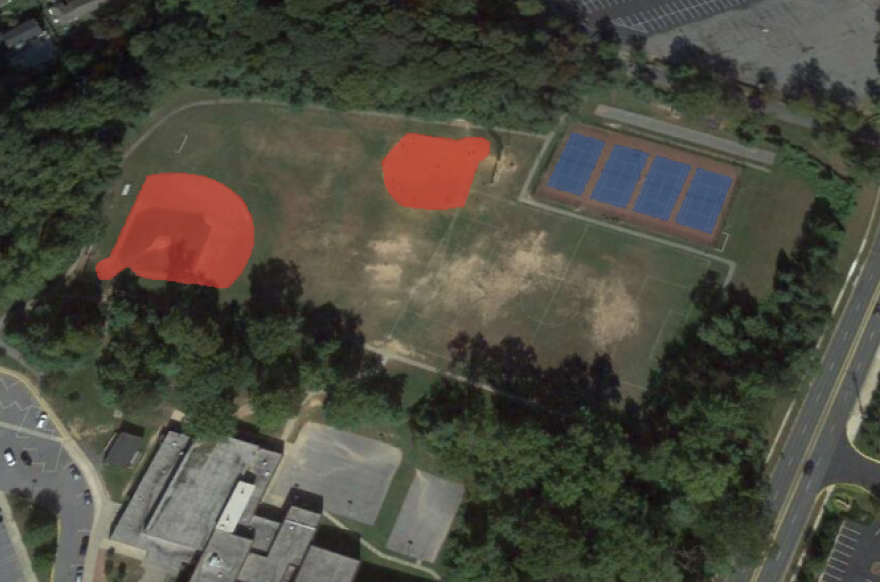
#> input picture images/0.png, 880 x 582 px
$ python -i utils.py   (imports and definitions only)   (older library calls are emulated)
#> lines starting #> are read from the running program, lines starting #| are printed output that depends on the picture
"""
Mask R-CNN
Common utility functions and classes.

Copyright (c) 2017 Matterport, Inc.
Licensed under the MIT License (see LICENSE for details)
Written by Waleed Abdulla
"""

import sys
import os
import logging
import math
import random
import numpy as np
import scipy
import skimage.color
import skimage.io
import skimage.transform
import urllib.request
import shutil
import warnings
from packaging.version import Version

# URL from which to download the latest COCO trained weights
COCO_MODEL_URL = "https://github.com/matterport/Mask_RCNN/releases/download/v2.0/mask_rcnn_coco.h5"


############################################################
#  Bounding Boxes
############################################################

# [172 lines left out: functions extract_bboxes, compute_iou, compute_overlaps, compute_overlaps_masks, non_max_suppression, apply_box_deltas and 1 more, not called in this run]


############################################################
#  Dataset
############################################################

class Dataset(object):
    """The base class for dataset classes.
    To use it, create a new class that adds functions specific to the dataset
    you want to use. For example:

    class CatsAndDogsDataset(Dataset):
        def load_cats_and_dogs(self):
            ...
        def load_mask(self, image_id):
            ...
        def image_reference(self, image_id):
            ...

    See COCODataset and ShapesDataset as examples.
    """

    # [125 lines left out: functions __init__, add_class, add_image, image_reference, prepare, map_source_class_id and 4 more, not called in this run]


def resize_image(image, min_dim=None, max_dim=None, min_scale=None, mode="square"):
    """Resizes an image keeping the aspect ratio unchanged.

    min_dim: if provided, resizes the image such that it's smaller
        dimension == min_dim
    max_dim: if provided, ensures that the image longest side doesn't
        exceed this value.
    min_scale: if provided, ensure that the image is scaled up by at least
        this percent even if min_dim doesn't require it.
    mode: Resizing mode.
        none: No resizing. Return the image unchanged.
        square: Resize and pad with zeros to get a square image
            of size [max_dim, max_dim].
        pad64: Pads width and height with zeros to make them multiples of 64.
               If min_dim or min_scale are provided, it scales the image up
               before padding. max_dim is ignored in this mode.
               The multiple of 64 is needed to ensure smooth scaling of feature
               maps up and down the 6 levels of the FPN pyramid (2**6=64).
        crop: Picks random crops from the image. First, scales the image based
              on min_dim and min_scale, then picks a random crop of
              size min_dim x min_dim. Can be used in training only.
              max_dim is not used in this mode.

    Returns:
    image: the resized image
    window: (y1, x1, y2, x2). If max_dim is provided, padding might
        be inserted in the returned image. If so, this window is the
        coordinates of the image part of the full image (excluding
        the padding). The x2, y2 pixels are not included.
    scale: The scale factor used to resize the image
    padding: Padding added to the image [(top, bottom), (left, right), (0, 0)]
    """
    # Keep track of image dtype and return results in the same dtype
    image_dtype = image.dtype
    # Default window (y1, x1, y2, x2) and default scale == 1.
    h, w = image.shape[:2]
    window = (0, 0, h, w)
    scale = 1
    padding = [(0, 0), (0, 0), (0, 0)]
    crop = None

    if mode == "none":
        return image, window, scale, padding, crop

    # Scale?
    if min_dim:
        # Scale up but not down
        scale = max(1, min_dim / min(h, w))
    if min_scale and scale < min_scale:
        scale = min_scale

    # Does it exceed max dim?
    if max_dim and mode == "square":
        image_max = max(h, w)
        if round(image_max * scale) > max_dim:
            scale = max_dim / image_max

    # Resize image using bilinear interpolation
    if scale != 1:
        image = resize(image, (round(h * scale), round(w * scale)),
                       preserve_range=True)

    # Need padding or cropping?
    if mode == "square":
        # Get new height and width
        h, w = image.shape[:2]
        top_pad = (max_dim - h) // 2
        bottom_pad = max_dim - h - top_pad
        left_pad = (max_dim - w) // 2
        right_pad = max_dim - w - left_pad
        padding = [(top_pad, bottom_pad), (left_pad, right_pad), (0, 0)]
        image = np.pad(image, padding, mode='constant', constant_values=0)
        window = (top_pad, left_pad, h + top_pad, w + left_pad)
    elif mode == "pad64":
        h, w = image.shape[:2]
        # Both sides must be divisible by 64
        assert min_dim % 64 == 0, "Minimum dimension must be a multiple of 64"
        # Height
        if h % 64 > 0:
            max_h = h - (h % 64) + 64
            top_pad = (max_h - h) // 2
            bottom_pad = max_h - h - top_pad
        else:
            top_pad = bottom_pad = 0
        # Width
        if w % 64 > 0:
            max_w = w - (w % 64) + 64
            left_pad = (max_w - w) // 2
            right_pad = max_w - w - left_pad
        else:
            left_pad = right_pad = 0
        padding = [(top_pad, bottom_pad), (left_pad, right_pad), (0, 0)]
        image = np.pad(image, padding, mode='constant', constant_values=0)
        window = (top_pad, left_pad, h + top_pad, w + left_pad)
    elif mode == "crop":
        # Pick a random crop
        h, w = image.shape[:2]
        y = random.randint(0, (h - min_dim))
        x = random.randint(0, (w - min_dim))
        crop = (y, x, min_dim, min_dim)
        image = image[y:y + min_dim, x:x + min_dim]
        window = (0, 0, min_dim, min_dim)
    else:
        raise Exception("Mode {} not supported".format(mode))
    return image.astype(image_dtype), window, scale, padding, crop


# [58 lines left out: functions resize_mask, minimize_mask, expand_mask, not called in this run]


# TODO: Build and use this function to reduce code duplication
def mold_mask(mask, config):
    pass


# [349 lines left out: functions unmold_mask, generate_anchors, generate_pyramid_anchors, trim_zeros, compute_matches, compute_ap and 7 more, not called in this run]

>>> import cv2
>>> picture = cv2.imread('../images/0.png', cv2.IMREAD_GRAYSCALE)
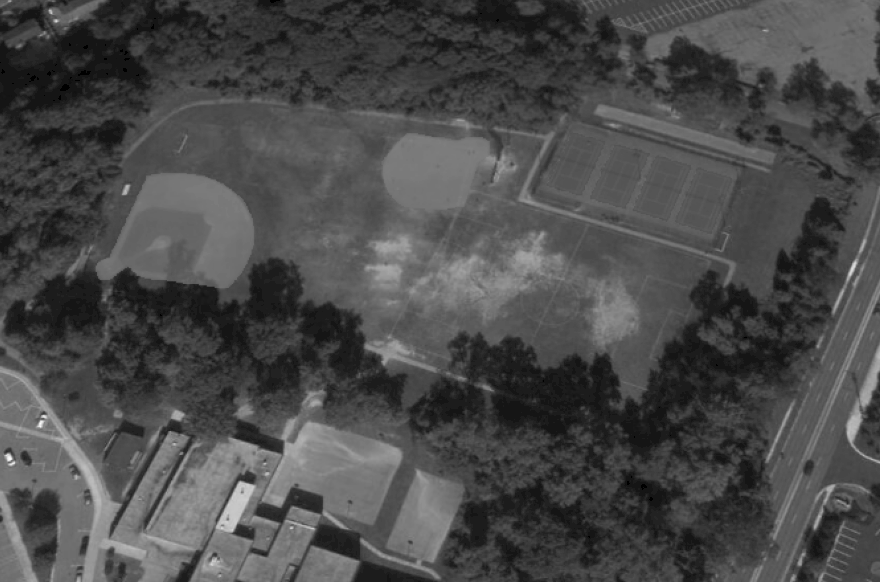
#> picture: shape (582, 880); min 0, max 250, mean 74.4
>>> result = resize_image(picture)
#> (the run stopped early here; a loop or call above may not have finished)

$ run again, on images/1.png
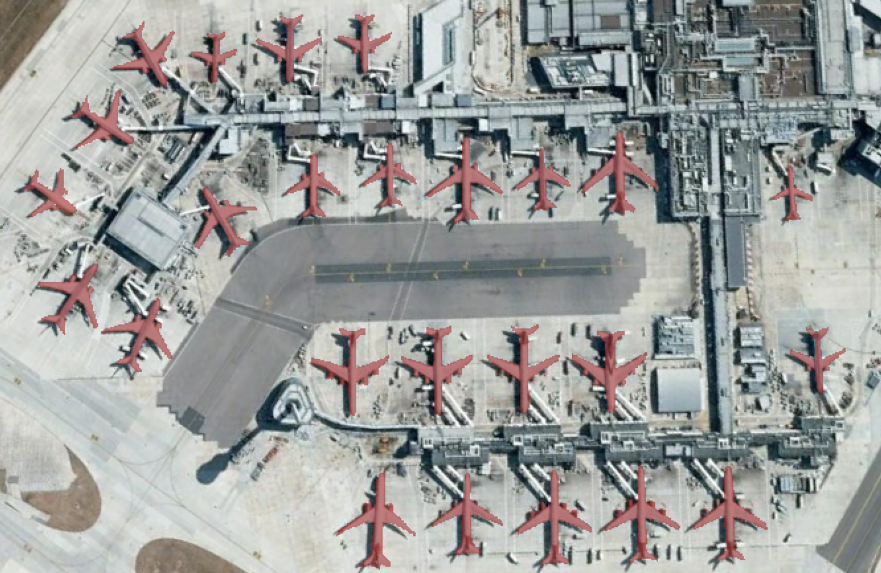
#> input picture images/1.png, 881 x 573 px
#> `picture = cv2.imread('../images/0.png', cv2.IMREAD_GRAYSCALE)`:
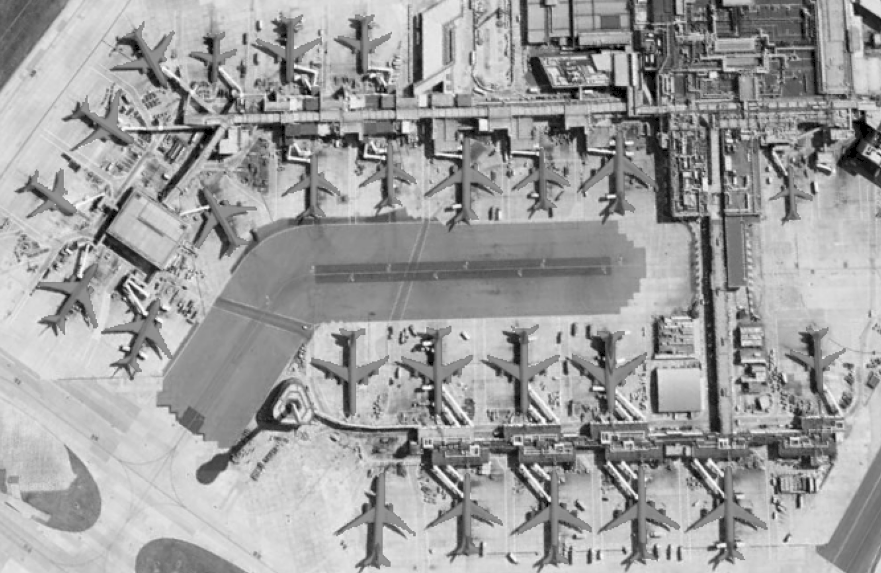
#> picture: shape (573, 881); min 0, max 254, mean 158.7

$ run again, on images/2.png
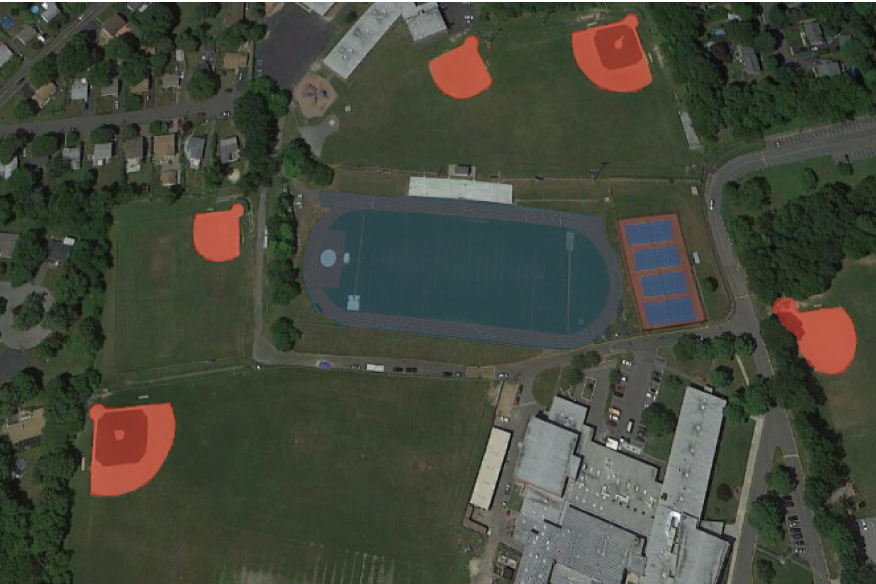
#> input picture images/2.png, 876 x 584 px
#> `picture = cv2.imread('../images/0.png', cv2.IMREAD_GRAYSCALE)`:
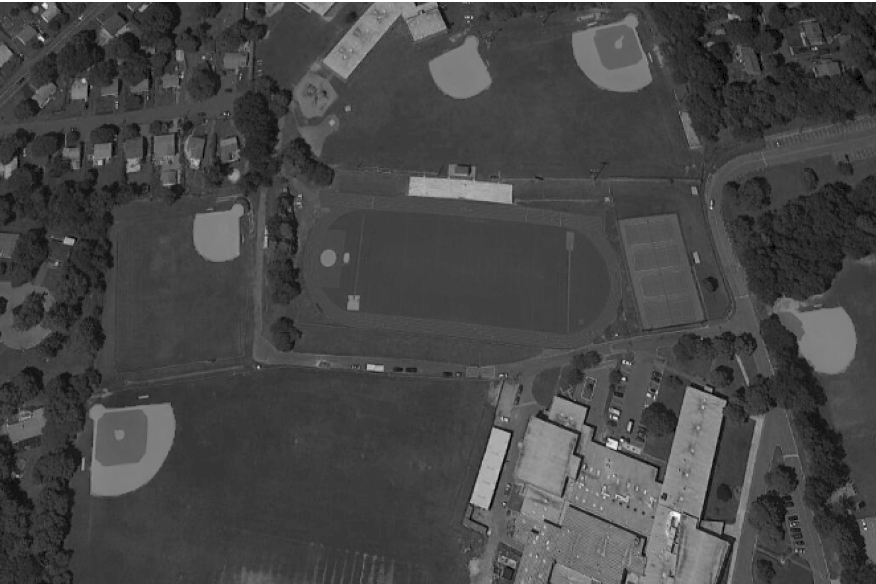
#> picture: shape (584, 876); min 0, max 255, mean 70.6

$ run again, on images/3.png
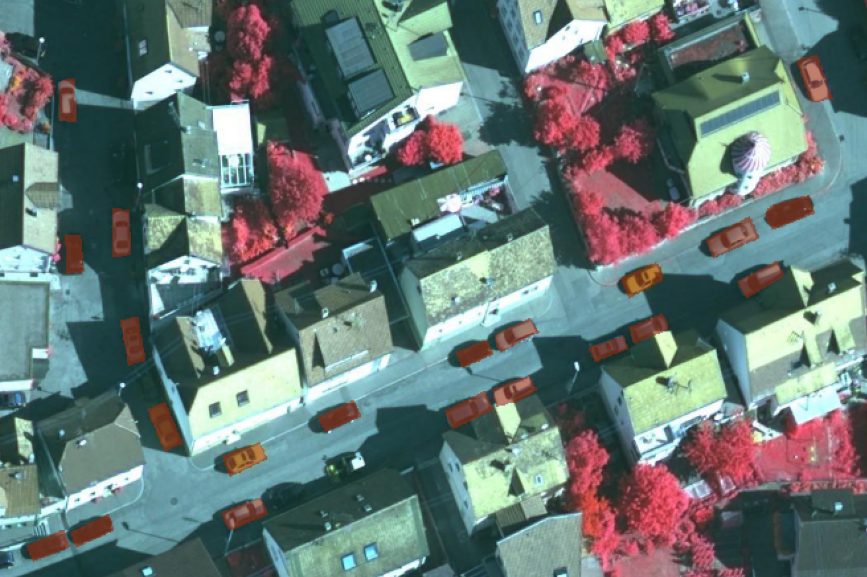
#> input picture images/3.png, 867 x 577 px
#> `picture = cv2.imread('../images/0.png', cv2.IMREAD_GRAYSCALE)`:
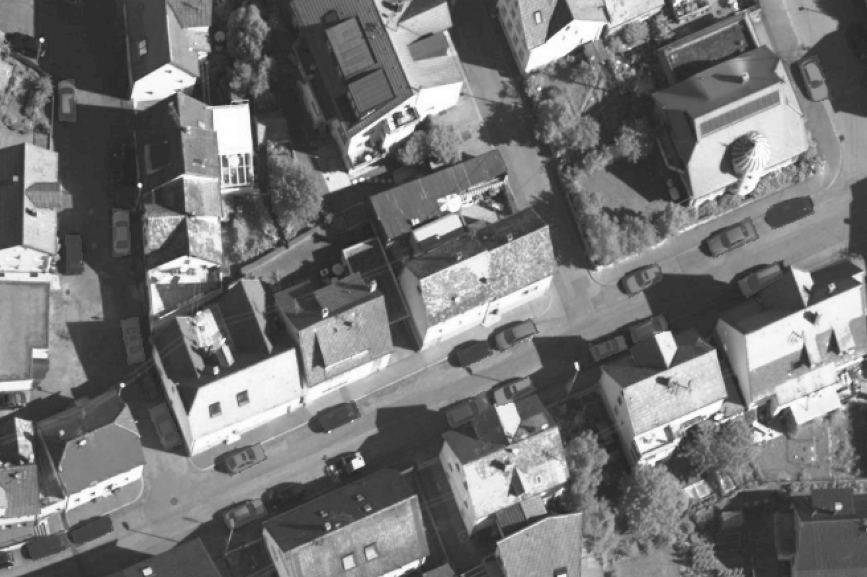
#> picture: shape (577, 867); min 34, max 255, mean 116.2
